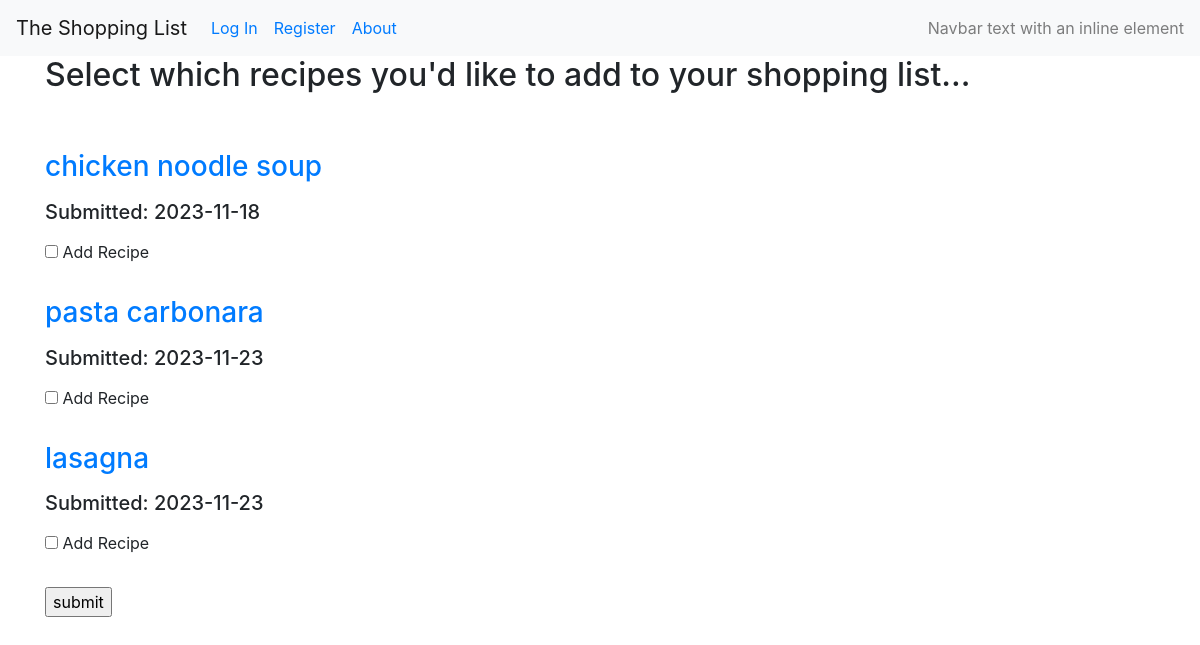
/recipes/generatelist/one, run on the app's committed database.
### crud_recipe/models.py (models this page shows, shortened)
@dataclass
class Recipe(db.Model):
    __tablename__ = 'recipes'
    id = db.Column(db.Integer(), primary_key=True)
    name = db.Column(db.String(100))
    user_id = db.Column(db.Integer, db.ForeignKey('users.id'))
    date = db.Column(db.DateTime, nullable=False, default=datetime.utcnow)

### crud_recipe/recipes/views.py (the view)
@recipe_views.route("/generatelist/<username>")
def generate_shopping_list(username):
    user = User.query.filter_by(username=username).first_or_404()
    recipes = Recipe.query.filter_by(user_id=user.id).all()
    return render_template('generate_shopping_list.html', recipes=recipes)

### crud_recipe/templates/generate_shopping_list.html
{% extends "base.html" %}
{% block content %}
<h2>Select which recipes you'd like to add to your shopping list...</h2>
<br>
<br>
<form action="{{ url_for('users.generate_shopping_list', username=current_user.username) }}" method="post" class="form-example">
{% for recipe in recipes %}
    <div>
        <label for="recipe name"><h3><a href="{{ url_for('recipes.recipe_view', recipe_id=recipe.id) }}">{{ recipe.name }}</a></h3></label>
        <br>
        <label for="recipe submit date"><h5> Submitted: {{ recipe.date.strftime('%Y-%m-%d') }} </h5></label>
    </div>
    <div>
        <input type="checkbox" id="add recipe box" name="{{ recipe.id }}" />
        <label for="adding recipe">Add Recipe</label>
    </div>
    <br>
{% endfor %}
    <div class="form-example">
    <input type="submit" value="submit" />
    </div>
</form>
{% endblock %}

### data on the page
Recipe: name "chicken noodle soup", date "2023-11-18"
Recipe: name "pasta carbonara", date "2023-11-23"
Recipe: name "lasagna", date "2023-11-23"
